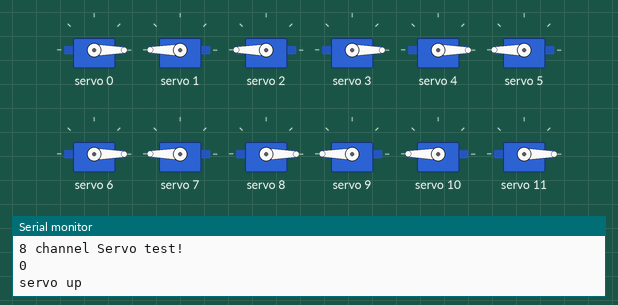
This sketch was run on a simulated Arduino Uno, built with avr-gcc and run on an emulated ATmega328P. On the bench: 12 × servo, the last lines printed to the serial monitor.

Above: at 0.69 s.
At 5.11 s:
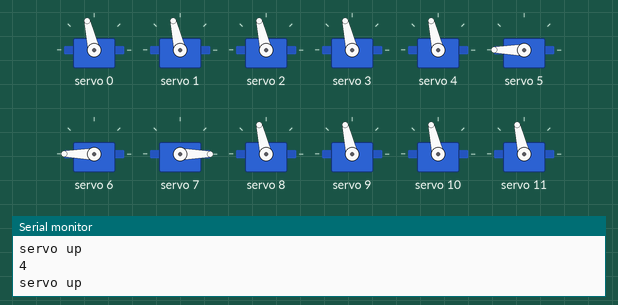
At 8.91 s:
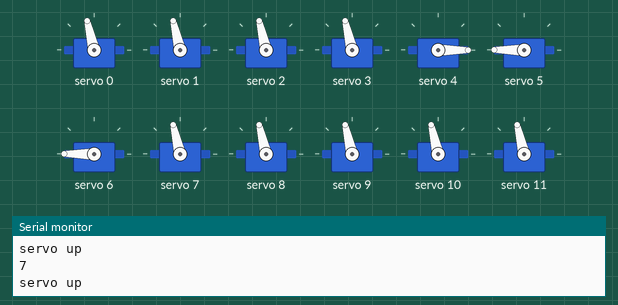
At 17.39 s:
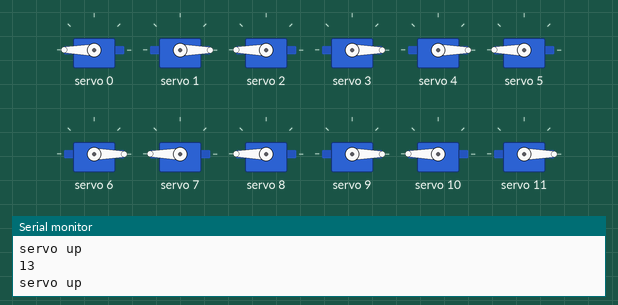
At 26.4 s:
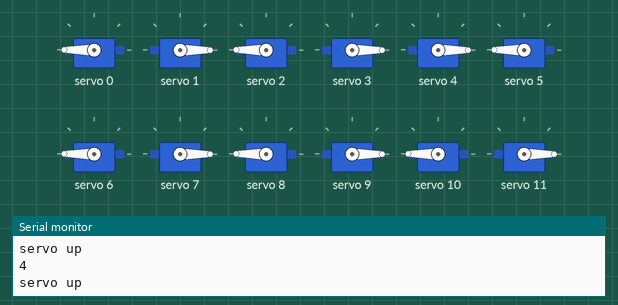
At 35.42 s:
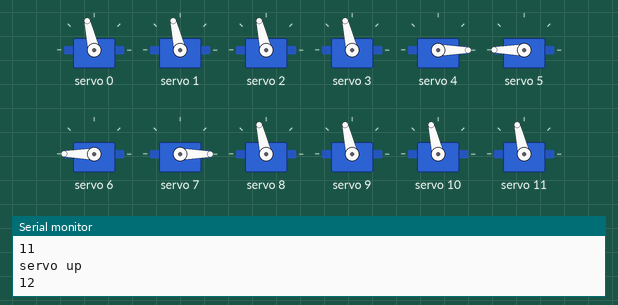
Timing chart, 0 to 40.0 s (numbered marks = the images above):
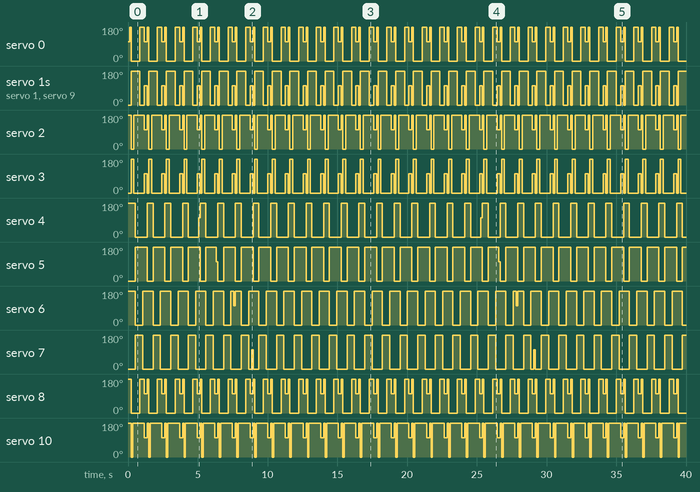

The sketch:

pranav_servo_sketch.ino
```cpp
#include <Adafruit_PWMServoDriver.h>

#include <Servo.h>

#include <Wire.h>


Adafruit_PWMServoDriver pwm = Adafruit_PWMServoDriver();

#define SERVOMIN  110 // This is the 'minimum' pulse length count (out of 4096)
#define SERVOMAX  550 // This   is the 'maximum' pulse length count (out of 4096)
#define USMIN  600 // This is the rounded 'minimum' microsecond length based on the minimum pulse of 150
#define USMAX  2400 // This is the rounded 'maximum' microsecond length based on the maximum pulse of 600
#define SERVO_FREQ 50 // Analog servos run at ~50 Hz updates

uint8_t servonum = 0;


void setup() {
  // put your setup code here, to run once:
  Serial.begin(9600);
  Serial.println("8 channel Servo test!");

  pwm.begin();
  pwm.setOscillatorFrequency(27000000);
  pwm.setPWMFreq(SERVO_FREQ);  // Analog servos run at ~50 Hz updates
}

void loop() {
  Serial.println(servonum);


  uint8_t angle_odd = 90;
  uint8_t angle_even = 90;
  uint8_t angle_max = 180;
  uint8_t angle_min = 0;
  if ((servonum%2)==0) { uint16_t pulselen = map(angle_even, 0, 180, SERVOMIN, SERVOMAX); pwm.setPWM(servonum, 0, pulselen); }
  if (((servonum%2)==1)){ uint16_t pulselen = map(angle_odd, 0, 180, SERVOMIN, SERVOMAX); pwm.setPWM(servonum, 0, pulselen);}

//  pwm.setPWM(servonum, 0, pulselen);
//  delay(200);


  servonum++;
  Serial.println("servo up");
  if (servonum > 15)  { servonum = 0;}

    delay(100);
    // Expand all legs - 0
    uint16_t pulselen = map(angle_max, 0, 180, SERVOMIN, SERVOMAX); pwm.setPWM(0, 0, pulselen);
    pulselen = map(angle_min, 0, 180, SERVOMIN, SERVOMAX); pwm.setPWM(1, 0, pulselen);
    pulselen = map(angle_max, 0, 180, SERVOMIN, SERVOMAX); pwm.setPWM(2, 0, pulselen);
    pulselen = map(angle_min, 0, 180, SERVOMIN, SERVOMAX); pwm.setPWM(3, 0, pulselen);
    pulselen = map(angle_max, 0, 180, SERVOMIN, SERVOMAX); pwm.setPWM(4, 0, pulselen);
    pulselen = map(angle_min, 0, 180, SERVOMIN, SERVOMAX); pwm.setPWM(5, 0, pulselen);
    pulselen = map(angle_max, 0, 180, SERVOMIN, SERVOMAX); pwm.setPWM(6, 0, pulselen);
    pulselen = map(angle_min, 0, 180, SERVOMIN, SERVOMAX); pwm.setPWM(7, 0, pulselen);
    pulselen = map(angle_max, 0, 180, SERVOMIN, SERVOMAX); pwm.setPWM(8, 0, pulselen);
    pulselen = map(angle_min, 0, 180, SERVOMIN, SERVOMAX); pwm.setPWM(9, 0, pulselen);
    pulselen = map(angle_max, 0, 180, SERVOMIN, SERVOMAX); pwm.setPWM(10, 0, pulselen);
    pulselen = map(angle_min, 0, 180, SERVOMIN, SERVOMAX); pwm.setPWM(11, 0, pulselen);
    pulselen = map(angle_max, 0, 180, SERVOMIN, SERVOMAX); pwm.setPWM(12, 0, pulselen);
    pulselen = map(angle_min, 0, 180, SERVOMIN, SERVOMAX); pwm.setPWM(13, 0, pulselen);
    pulselen = map(angle_max, 0, 180, SERVOMIN, SERVOMAX); pwm.setPWM(14, 0, pulselen);
    pulselen = map(angle_min, 0, 180, SERVOMIN, SERVOMAX); pwm.setPWM(15, 0, pulselen);
     delay(100);


//  Contract leg A and C - 1
    pulselen = map(-10, 0, 180, SERVOMIN, SERVOMAX); pwm.setPWM(0, 0, pulselen);
    pulselen = map(190, 0, 180, SERVOMIN, SERVOMAX); pwm.setPWM(1, 0, pulselen);
    pulselen = map(-10, 0, 180, SERVOMIN, SERVOMAX); pwm.setPWM(2, 0, pulselen);
    pulselen = map(190, 0, 180, SERVOMIN, SERVOMAX); pwm.setPWM(3, 0, pulselen);
//    pulselen = map(angle_min, 0, 180, SERVOMIN, SERVOMAX); pwm.setPWM(4, 0, pulselen);
//    pulselen = map(angle_max, 0, 180, SERVOMIN, SERVOMAX); pwm.setPWM(5, 0, pulselen);
//    pulselen = map(angle_min, 0, 180, SERVOMIN, SERVOMAX); pwm.setPWM(6, 0, pulselen);
//    pulselen = map(angle_max, 0, 180, SERVOMIN, SERVOMAX); pwm.setPWM(7, 0, pulselen);
    pulselen = map(angle_min, 0, 180, SERVOMIN, SERVOMAX); pwm.setPWM(8, 0, pulselen);
    pulselen = map(angle_max, 0, 180, SERVOMIN, SERVOMAX); pwm.setPWM(9, 0, pulselen);
    pulselen = map(angle_min, 0, 180, SERVOMIN, SERVOMAX); pwm.setPWM(10, 0, pulselen);
    pulselen = map(angle_max, 0, 180, SERVOMIN, SERVOMAX); pwm.setPWM(11, 0, pulselen);


//    while(1);
     delay(100);
//
//  Bend A and C forward - 2
    pulselen = map(angle_min, 0, 180, SERVOMIN, SERVOMAX); pwm.setPWM(8, 0, pulselen);
    pulselen = map(angle_max, 0, 180, SERVOMIN, SERVOMAX); pwm.setPWM(9, 0, pulselen);
    pulselen = map(angle_max, 0, 180, SERVOMIN, SERVOMAX); pwm.setPWM(10, 0, pulselen);
    pulselen = map(angle_min, 0, 180, SERVOMIN, SERVOMAX); pwm.setPWM(11, 0, pulselen);
    delay(100);

    // Bend C forward - 3
    pulselen = map(angle_min, 0, 180, SERVOMIN, SERVOMAX); pwm.setPWM(0, 0, pulselen);
    pulselen = map(angle_max, 0, 180, SERVOMIN, SERVOMAX); pwm.setPWM(1, 0, pulselen);
    pulselen = map(angle_max, 0, 180, SERVOMIN, SERVOMAX); pwm.setPWM(2, 0, pulselen);
    pulselen = map(angle_min, 0, 180, SERVOMIN, SERVOMAX); pwm.setPWM(3, 0, pulselen);
     delay(100);

    //contract B - 4
    pulselen = map(angle_min, 0, 180, SERVOMIN, SERVOMAX); pwm.setPWM(4, 0, pulselen);
    pulselen = map(angle_max, 0, 180, SERVOMIN, SERVOMAX); pwm.setPWM(5, 0, pulselen);
    pulselen = map(angle_min, 0, 180, SERVOMIN, SERVOMAX); pwm.setPWM(6, 0, pulselen);
    pulselen = map(angle_max, 0, 180, SERVOMIN, SERVOMAX); pwm.setPWM(7, 0, pulselen);
     delay(100);

    //Contract D - 5
    pulselen = map(angle_min, 0, 180, SERVOMIN, SERVOMAX); pwm.setPWM(12, 0, pulselen);
    pulselen = map(angle_max, 0, 180, SERVOMIN, SERVOMAX); pwm.setPWM(13, 0, pulselen);
    pulselen = map(angle_min, 0, 180, SERVOMIN, SERVOMAX); pwm.setPWM(14, 0, pulselen);
    pulselen = map(angle_max, 0, 180, SERVOMIN, SERVOMAX); pwm.setPWM(15, 0, pulselen);
     delay(100);
    //Bend D forward - 6
    pulselen = map(angle_min, 0, 180, SERVOMIN, SERVOMAX); pwm.setPWM(12, 0, pulselen);
    pulselen = map(angle_max, 0, 180, SERVOMIN, SERVOMAX); pwm.setPWM(13, 0, pulselen);
    pulselen = map(angle_max, 0, 180, SERVOMIN, SERVOMAX); pwm.setPWM(14, 0, pulselen);
    pulselen = map(angle_min, 0, 180, SERVOMIN, SERVOMAX); pwm.setPWM(15, 0, pulselen);
     delay(100);

    //expand A, C, D - neutral B - 7
    pulselen = map(angle_max, 0, 180, SERVOMIN, SERVOMAX); pwm.setPWM(0, 0, pulselen);
    pulselen = map(angle_min, 0, 180, SERVOMIN, SERVOMAX); pwm.setPWM(1, 0, pulselen);
    pulselen = map(angle_max, 0, 180, SERVOMIN, SERVOMAX); pwm.setPWM(2, 0, pulselen);
    pulselen = map(angle_min, 0, 180, SERVOMIN, SERVOMAX); pwm.setPWM(3, 0, pulselen);
    pulselen = map(angle_min, 0, 180, SERVOMIN, SERVOMAX); pwm.setPWM(4, 0, pulselen);
    pulselen = map(angle_max, 0, 180, SERVOMIN, SERVOMAX); pwm.setPWM(5, 0, pulselen);
    pulselen = map(angle_min, 0, 180, SERVOMIN, SERVOMAX); pwm.setPWM(6, 0, pulselen);
    pulselen = map(angle_max, 0, 180, SERVOMIN, SERVOMAX); pwm.setPWM(7, 0, pulselen);
    pulselen = map(angle_max, 0, 180, SERVOMIN, SERVOMAX); pwm.setPWM(8, 0, pulselen);
    pulselen = map(angle_min, 0, 180, SERVOMIN, SERVOMAX); pwm.setPWM(9, 0, pulselen);
    pulselen = map(angle_max, 0, 180, SERVOMIN, SERVOMAX); pwm.setPWM(10, 0, pulselen);
    pulselen = map(angle_min, 0, 180, SERVOMIN, SERVOMAX); pwm.setPWM(11, 0, pulselen);
    pulselen = map(angle_max, 0, 180, SERVOMIN, SERVOMAX); pwm.setPWM(12, 0, pulselen);
    pulselen = map(angle_min, 0, 180, SERVOMIN, SERVOMAX); pwm.setPWM(13, 0, pulselen);
    pulselen = map(angle_max, 0, 180, SERVOMIN, SERVOMAX); pwm.setPWM(14, 0, pulselen);
    pulselen = map(angle_min, 0, 180, SERVOMIN, SERVOMAX); pwm.setPWM(15, 0, pulselen);
     delay(100);

    //contract leg B - 8
    pulselen = map(angle_min, 0, 180, SERVOMIN, SERVOMAX); pwm.setPWM(4, 0, pulselen);
    pulselen = map(angle_max, 0, 180, SERVOMIN, SERVOMAX); pwm.setPWM(5, 0, pulselen);
    pulselen = map(angle_min, 0, 180, SERVOMIN, SERVOMAX); pwm.setPWM(6, 0, pulselen);
    pulselen = map(angle_max, 0, 180, SERVOMIN, SERVOMAX); pwm.setPWM(7, 0, pulselen);
    delay(100);


    //Bend B forward - 9
    pulselen = map(angle_min, 0, 180, SERVOMIN, SERVOMAX); pwm.setPWM(4, 0, pulselen);
    pulselen = map(angle_max, 0, 180, SERVOMIN, SERVOMAX); pwm.setPWM(5, 0, pulselen);
    pulselen = map(angle_max, 0, 180, SERVOMIN, SERVOMAX); pwm.setPWM(6, 0, pulselen);
    pulselen = map(angle_min, 0, 180, SERVOMIN, SERVOMAX); pwm.setPWM(7, 0, pulselen);
     delay(100);

    //neutral A,C,D - 10
    pulselen = map(angle_odd, 0, 180, SERVOMIN, SERVOMAX); pwm.setPWM(0, 0, pulselen);
    pulselen = map(angle_odd, 0, 180, SERVOMIN, SERVOMAX); pwm.setPWM(1, 0, pulselen);
    pulselen = map(angle_odd, 0, 180, SERVOMIN, SERVOMAX); pwm.setPWM(2, 0, pulselen);
    pulselen = map(angle_odd, 0, 180, SERVOMIN, SERVOMAX); pwm.setPWM(3, 0, pulselen);
//    pulselen = map(angle_max, 0, 180, SERVOMIN, SERVOMAX); pwm.setPWM(4, 0, pulselen);
//    pulselen = map(angle_min, 0, 180, SERVOMIN, SERVOMAX); pwm.setPWM(5, 0, pulselen);
//    pulselen = map(angle_max, 0, 180, SERVOMIN, SERVOMAX); pwm.setPWM(6, 0, pulselen);
//    pulselen = map(angle_min, 0, 180, SERVOM0IN, SERVOMAX); pwm.setPWM(7, 0, pulselen);
    pulselen = map(angle_odd, 0, 180, SERVOMIN, SERVOMAX); pwm.setPWM(8, 0, pulselen);
    pulselen = map(angle_odd, 0, 180, SERVOMIN, SERVOMAX); pwm.setPWM(9, 0, pulselen);
    pulselen = map(angle_odd, 0, 180, SERVOMIN, SERVOMAX); pwm.setPWM(10, 0, pulselen);
    pulselen = map(angle_odd, 0, 180, SERVOMIN, SERVOMAX); pwm.setPWM(11, 0, pulselen);
    pulselen = map(angle_odd, 0, 180, SERVOMIN, SERVOMAX); pwm.setPWM(12, 0, pulselen);
    pulselen = map(angle_odd, 0, 180, SERVOMIN, SERVOMAX); pwm.setPWM(13, 0, pulselen);
    pulselen = map(angle_odd, 0, 180, SERVOMIN, SERVOMAX); pwm.setPWM(14, 0, pulselen);
    pulselen = map(angle_odd, 0, 180, SERVOMIN, SERVOMAX); pwm.setPWM(15, 0, pulselen);
     delay(100);

//    while(1){;}

////    Contract all legs
//    pulselen = map(angle_min, 0, 180, SERVOMIN, SERVOMAX); pwm.setPWM(0, 0, pulselen);
//    pulselen = map(angle_max, 0, 180, SERVOMIN, SERVOMAX); pwm.setPWM(1, 0, pulselen);
//    pulselen = map(angle_min, 0, 180, SERVOMIN, SERVOMAX); pwm.setPWM(2, 0, pulselen);
//    pulselen = map(angle_max, 0, 180, SERVOMIN, SERVOMAX); pwm.setPWM(3, 0, pulselen);
//    pulselen = map(angle_min, 0, 180, SERVOMIN, SERVOMAX); pwm.setPWM(4, 0, pulselen);
//    pulselen = map(angle_max, 0, 180, SERVOMIN, SERVOMAX); pwm.setPWM(5, 0, pulselen);
//    pulselen = map(angle_min, 0, 180, SERVOMIN, SERVOMAX); pwm.setPWM(6, 0, pulselen);
//    pulselen = map(angle_max, 0, 180, SERVOMIN, SERVOMAX); pwm.setPWM(7, 0, pulselen);
//    pulselen = map(angle_min, 0, 180, SERVOMIN, SERVOMAX); pwm.setPWM(8, 0, pulselen);
//    pulselen = map(angle_max, 0, 180, SERVOMIN, SERVOMAX); pwm.setPWM(9, 0, pulselen);
//    pulselen = map(angle_min, 0, 180, SERVOMIN, SERVOMAX); pwm.setPWM(10, 0, pulselen);
//    pulselen = map(angle_max, 0, 180, SERVOMIN, SERVOMAX); pwm.setPWM(11, 0, pulselen);
//    pulselen = map(angle_min, 0, 180, SERVOMIN, SERVOMAX); pwm.setPWM(12, 0, pulselen);
//    pulselen = map(angle_max, 0, 180, SERVOMIN, SERVOMAX); pwm.setPWM(13, 0, pulselen);
//    pulselen = map(angle_min, 0, 180, SERVOMIN, SERVOMAX); pwm.setPWM(14, 0, pulselen);
//    pulselen = map(angle_max, 0, 180, SERVOMIN, SERVOMAX); pwm.setPWM(15, 0, pulselen);
//    delay(500);


}
```

Measured:
- by itself, servo 0: repeats every 1.3 s: 0° 0.63 s, 180° 0.32 s, 103° 0.21 s, 180° 0.11 s
- by itself, servo 1, servo 9: repeats every 1.3 s: 0° 0.32 s, 103° 0.21 s, 0° 0.11 s, 180° 0.63 s
- by itself, servo 2: repeats every 1.3 s: 180° 0.74 s, 103° 0.21 s, 180° 0.11 s, 0° 0.21 s
- by itself, servo 3: repeats every 1.3 s: 0° 0.74 s, 103° 0.21 s, 0° 0.11 s, 180° 0.21 s
- by itself, servo 4: 180° → 0° at 0.53 s, → 180° 0.85 s later, → 0° 0.42 s later, → 180° 0.85 s later, … (65 changes in this stretch)
- by itself, servo 5: 0° → 180° at 0.53 s, → 0° 0.85 s later, → 180° 0.42 s later, → 0° 0.85 s later, … (65 changes in this stretch)
- by itself, servo 6: 180° → 0° at 0.53 s, → 180° 0.53 s later, → 0° 0.74 s later, → 180° 0.53 s later, … (67 changes in this stretch)
- by itself, servo 7: 0° → 180° at 0.53 s, → 0° 0.53 s later, → 180° 0.74 s later, → 0° 0.53 s later, … (67 changes in this stretch)
